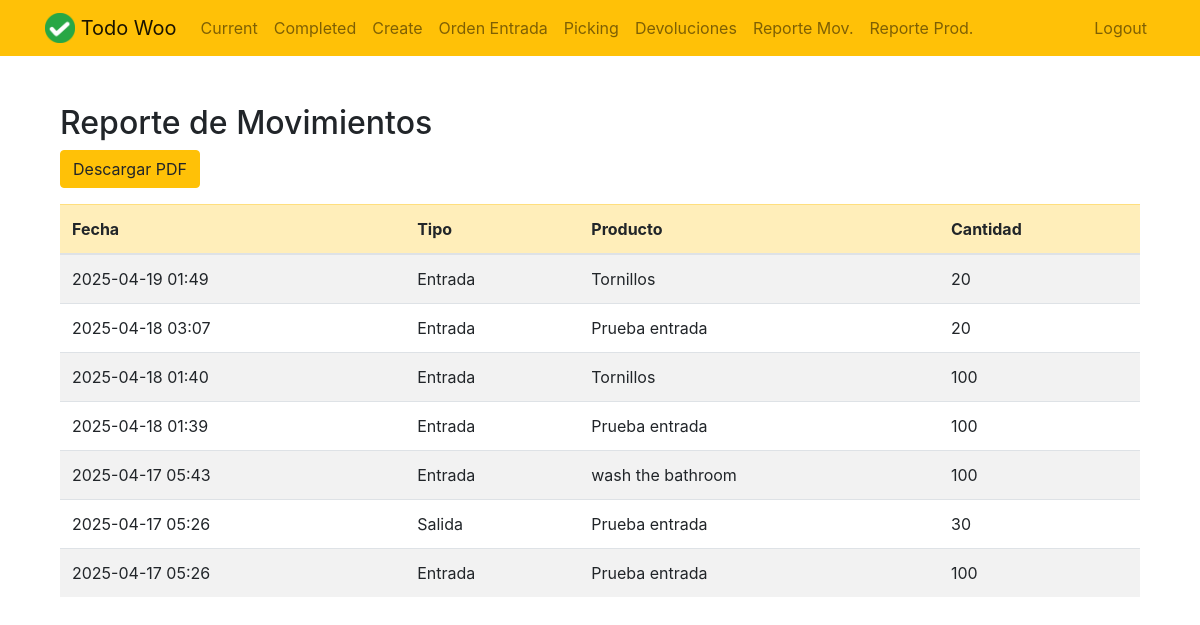
The app's page /reportes/movimientos/ (signed in), older data.
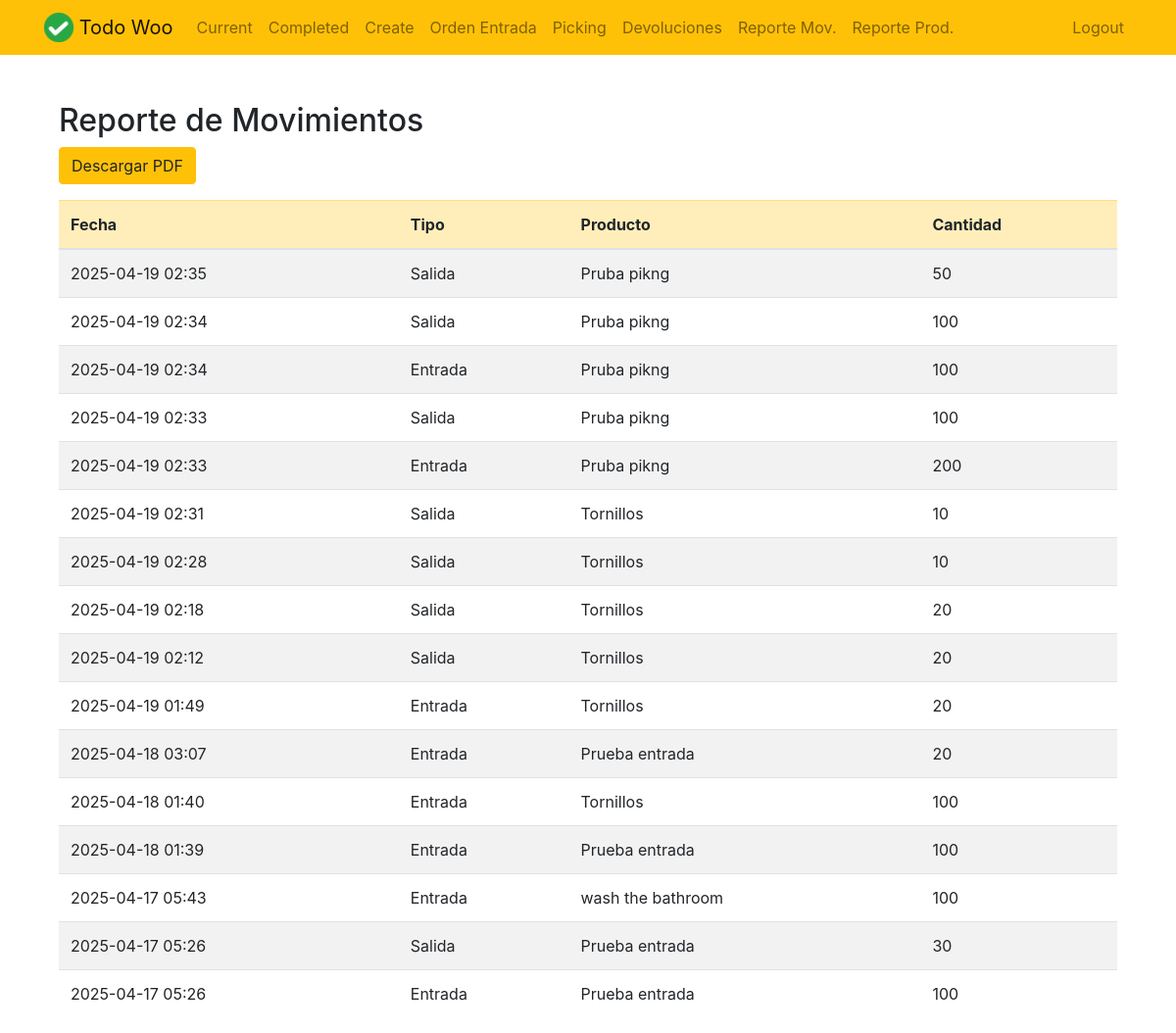
The same page, newer data.
### todo/models.py (models this page shows, shortened)
class Movimiento(models.Model):
    TIPOS_MOVIMIENTO = [
        ('entrada', 'Entrada'),
        ('salida', 'Salida'),
    ]
    producto = models.ForeignKey(Todo, on_delete=models.CASCADE)
    tipo = models.CharField(max_length=10, choices=TIPOS_MOVIMIENTO)
    cantidad = models.PositiveIntegerField()
    fecha = models.DateTimeField(auto_now_add=True)

class Todo(models.Model):
    title = models.CharField(max_length=100)
    memo = models.TextField(blank=True)
    created = models.DateTimeField(auto_now_add = True)
    datecompleted = models.DateTimeField(null = True, blank=True)
    important = models.BooleanField(default = False)
    user = models.ForeignKey(User,on_delete=models.CASCADE)
    ubicacion = models.ForeignKey('Ubicacion', on_delete=models.SET_NULL, null=True, blank=True)

### todo/views.py (the view)
# urls.py: path('reportes/movimientos/', views.reporte_movimientos,    name='reporte_movimientos'),
@login_required
def reporte_movimientos(request):
    movimientos = Movimiento.objects.all().order_by('-fecha')
    return render(request, 'todo/reporte_movimientos.html', {
        'movimientos': movimientos
    })

### todo/templates/todo/reporte_movimientos.html
{% extends "todo/base.html" %}
{% block content %}
<div class="container mt-5">
    <h2>Reporte de Movimientos</h2>
    <a href="{% url 'reporte_movimientos_pdf' %}" class="btn btn-warning mb-3">Descargar PDF</a>
    <table class="table table-striped">
        <thead class="table-warning">
            <tr>
                <th>Fecha</th>
                <th>Tipo</th>
                <th>Producto</th>
                <th>Cantidad</th>
            </tr>
        </thead>
        <tbody>
            {% for m in movimientos %}
            <tr>
                <td>{{ m.fecha|date:"Y-m-d H:i" }}</td>
                <td>{{ m.get_tipo_display }}</td>
                <td>{{ m.producto.title }}</td>
                <td>{{ m.cantidad }}</td>
            </tr>
            {% endfor %}
        </tbody>
    </table>
</div>
{% endblock %}

Row changes from the older to the newer data that the page shows:
added Movimiento: fecha "2025-04-19 02:35", tipo "Salida", producto "Pruba pikng", cantidad "50"
added Movimiento: fecha "2025-04-19 02:34", tipo "Salida", producto "Pruba pikng", cantidad "100"
added Movimiento: fecha "2025-04-19 02:34", tipo "Entrada", producto "Pruba pikng", cantidad "100"
added Movimiento: fecha "2025-04-19 02:33", tipo "Salida", producto "Pruba pikng", cantidad "100"
added Movimiento: fecha "2025-04-19 02:33", tipo "Entrada", producto "Pruba pikng", cantidad "200"
added Movimiento: fecha "2025-04-19 02:31", tipo "Salida", producto "Tornillos", cantidad "10"
added Movimiento: fecha "2025-04-19 02:28", tipo "Salida", producto "Tornillos", cantidad "10"
added Movimiento: fecha "2025-04-19 02:18", tipo "Salida", producto "Tornillos", cantidad "20"
added Movimiento: fecha "2025-04-19 02:12", tipo "Salida", producto "Tornillos", cantidad "20"
